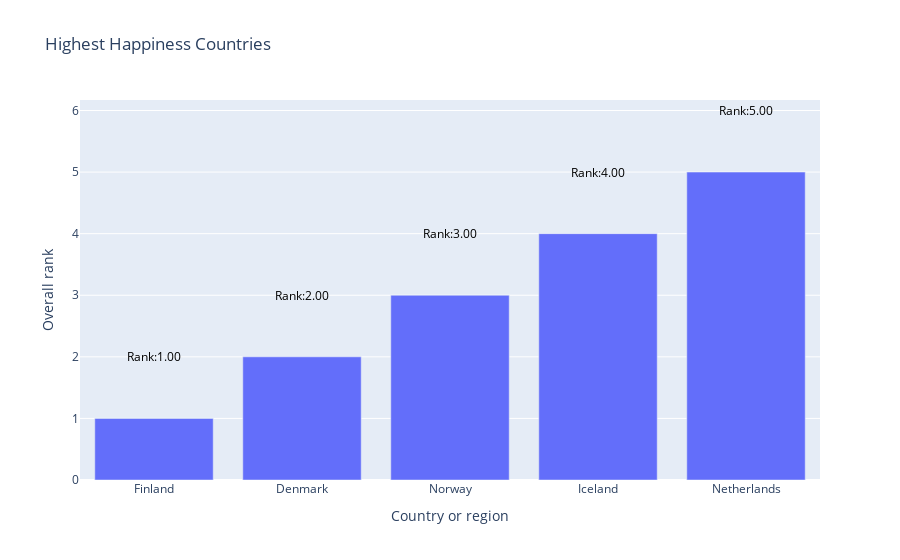

Write notebook code for a chart like this one.
### Markdown cell above
### 1. Univariate Graphical Analysis:
Method to perform uni-variate analysis will depend on whether the variable type is categorical or numerical.

### Code cell


### Figure 1 — Plotly figure (JSON) as saved in the notebook; plotly's stock layout.template omitted (floating-point values rounded to 4 significant figures)
{"data": [{"alignmentgroup": "True", "hovertemplate": "Country or region=%{x}<br>Overall rank=%{y}<extra></extra>", "legendgroup": "", "marker": {"color": "#636efa", "pattern": {"shape": ""}}, "name": "", "offsetgroup": "", "orientation": "v", "showlegend": false, "textposition": "auto", "type": "bar", "x": ["Finland", "Denmark", "Norway", "Iceland", "Netherlands"], "xaxis": "x", "y": [1, 2, 3, 4, 5], "yaxis": "y"}], "layout": {"annotations": [{"font": {"color": "black", "size": 12}, "showarrow": false, "text": "Rank:1.00", "x": "Finland", "y": 2}, {"font": {"color": "black", "size": 12}, "showarrow": false, "text": "Rank:2.00", "x": "Denmark", "y": 3}, {"font": {"color": "black", "size": 12}, "showarrow": false, "text": "Rank:3.00", "x": "Norway", "y": 4}, {"font": {"color": "black", "size": 12}, "showarrow": false, "text": "Rank:4.00", "x": "Iceland", "y": 5}, {"font": {"color": "black", "size": 12}, "showarrow": false, "text": "Rank:5.00", "x": "Netherlands", "y": 6}], "autosize": true, "barmode": "relative", "legend": {"tracegroupgap": 0}, "title": {"text": "Highest Happiness Countries"}, "xaxis": {"anchor": "y", "autorange": true, "domain": [0, 1], "range": [-0.5, 4.5], "title": {"text": "Country or region"}, "type": "category"}, "yaxis": {"anchor": "x", "autorange": true, "domain": [0, 1], "range": [0, 6.316], "title": {"text": "Overall rank"}, "type": "linear"}}}
